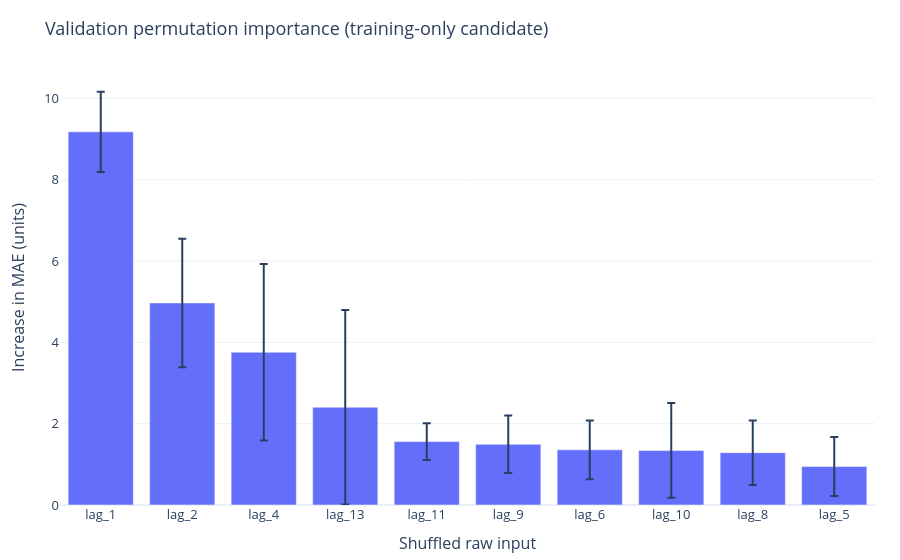

Write notebook code for a chart like this one.
### Markdown cell above
## 9. Interpretation

Permutation importance measures the increase in validation MAE when a raw input is shuffled. Because the final estimator includes validation labels, interpretation instead uses the candidate trained only on the initial training block. Correlated lags can share importance; shuffling also creates unusual histories. Importance therefore describes predictive dependence, not causal business drivers (scikit-learn developers, n.d.-c).

Three fixed validation rows illustrate quiet, typical and large predicted weeks. The table compares the prediction with a reference-history prediction for the same product/date and a perturbed recent-week history. These local sensitivity checks are not additive explanations or effects of changing actual sales. Calendar ablation measures predictive utility; H2 separately checks the prespecified November ratio.

### Code cell
interpret_model=candidates[selected]
perm=permutation_importance(interpret_model,X_valid,y_valid,n_repeats=3,random_state=SEED,scoring='neg_mean_absolute_error',n_jobs=1)
importance=pd.DataFrame({'feature':RAW_FEATURES,'MAE_increase_units':perm.importances_mean,'std_units':perm.importances_std}).sort_values('MAE_increase_units',ascending=False)
display(importance.round(3))
show(px.bar(importance.head(10),x='feature',y='MAE_increase_units',error_y='std_units',title='Validation permutation importance (training-only candidate)',
            labels={'feature':'Shuffled raw input','MAE_increase_units':'Increase in MAE (units)'}),'feature-importance')
order=np.argsort(valid_pred);chosen=[order[0],order[len(order)//2],order[-1]]
examples=[]
for pos in chosen:
    row=X_valid.iloc[[pos]].copy()
    flat=row.copy();flat[LAGS]=row[LAGS].mean(axis=1).iloc[0]
    recent=row.copy();recent['lag_1']=row.lag_1.iloc[0]*1.5
    examples.append({'SKU':row.StockCode.iloc[0],'week':str(row.week_start.iloc[0].date()),'lag_1':row.lag_1.iloc[0],
      'mean_13':row[LAGS].mean(axis=1).iloc[0], 'actual_units':y_valid.iloc[pos], 'prediction':valid_pred[pos],
      'flat_history_prediction':interpret_model.predict(flat)[0], 'lag1_plus50pct_prediction':interpret_model.predict(recent)[0]})
display(pd.DataFrame(examples).round(2))
for ex in examples:
    direction='higher' if ex['prediction']>ex['flat_history_prediction'] else 'lower or equal'
    display(Markdown(f"Product **{ex['SKU']}**, week {ex['week']}: forecast **{ex['prediction']:.1f} units**, versus {ex['actual_units']:.0f} recorded. Its recent-history pattern produces a {direction} forecast than replacing all lags with their mean ({ex['flat_history_prediction']:.1f}). Raising only last week's units by 50% changes the prediction to {ex['lag1_plus50pct_prediction']:.1f}; this is sensitivity, not a causal effect."))

### Figure 1 — Plotly figure (JSON) as saved in the notebook; plotly's stock layout.template omitted (floating-point values rounded to 4 significant figures)
{"data": [{"error_y": {"array": [0.9854, 1.58, 2.17, 2.394, 0.4524, 0.7076, 0.723, 1.165, 0.7945, 0.7264]}, "hovertemplate": "Shuffled raw input=%{x}<br>Increase in MAE (units)=%{y}<extra></extra>", "legendgroup": "", "marker": {"color": "#636efa", "pattern": {"shape": ""}}, "name": "", "orientation": "v", "showlegend": false, "textposition": "auto", "type": "bar", "x": ["lag_1", "lag_2", "lag_4", "lag_13", "lag_11", "lag_9", "lag_6", "lag_10", "lag_8", "lag_5"], "xaxis": "x", "y": [9.176, 4.969, 3.758, 2.404, 1.559, 1.493, 1.357, 1.343, 1.286, 0.9463], "yaxis": "y"}], "layout": {"barmode": "relative", "font": {"size": 13}, "legend": {"tracegroupgap": 0}, "margin": {"b": 55, "l": 60, "r": 25, "t": 70}, "title": {"text": "Validation permutation importance (training-only candidate)"}, "xaxis": {"anchor": "y", "domain": [0.0, 1.0], "title": {"text": "Shuffled raw input"}}, "yaxis": {"anchor": "x", "domain": [0.0, 1.0], "title": {"text": "Increase in MAE (units)"}}}}
